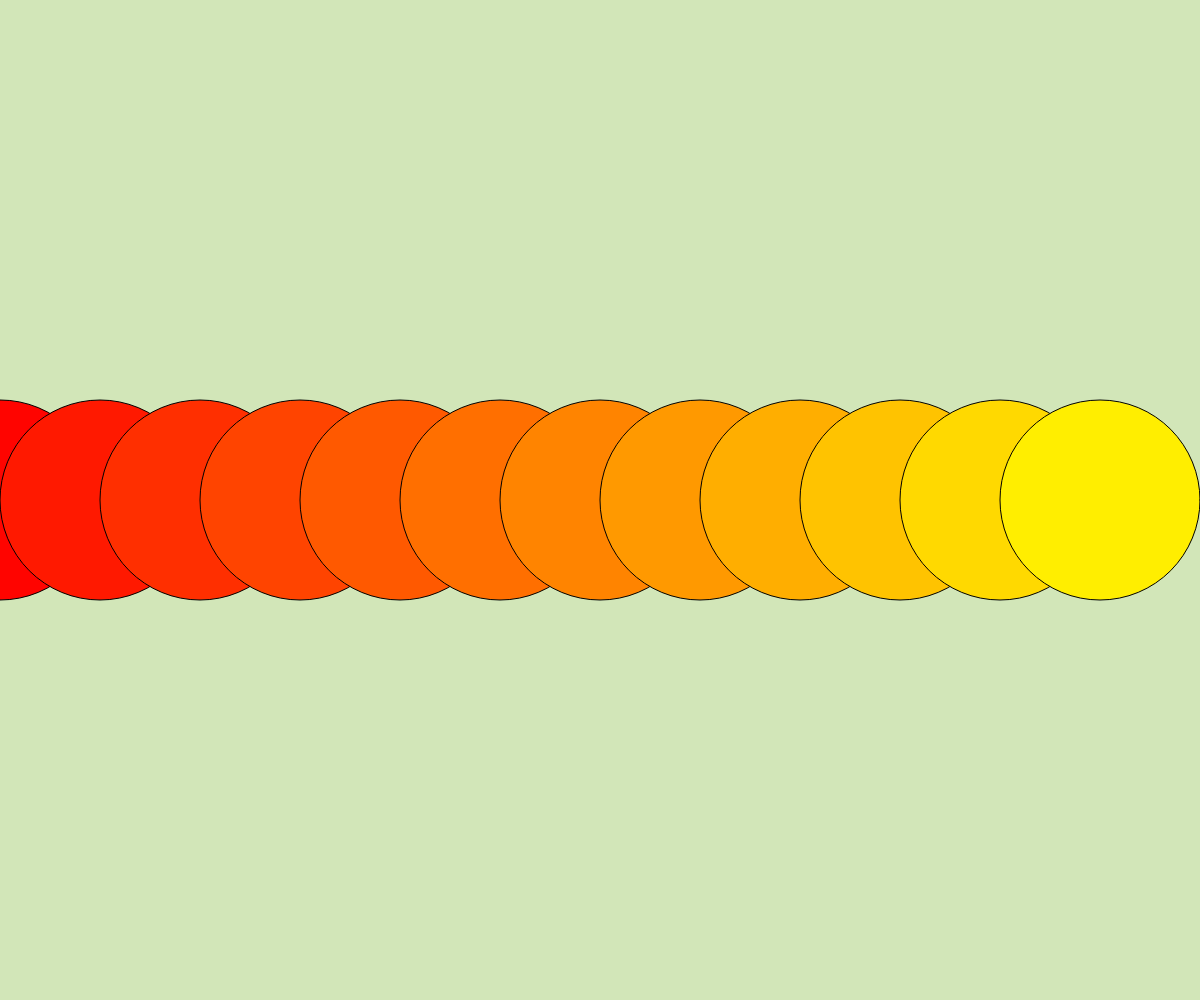
Frame 1 (no input)
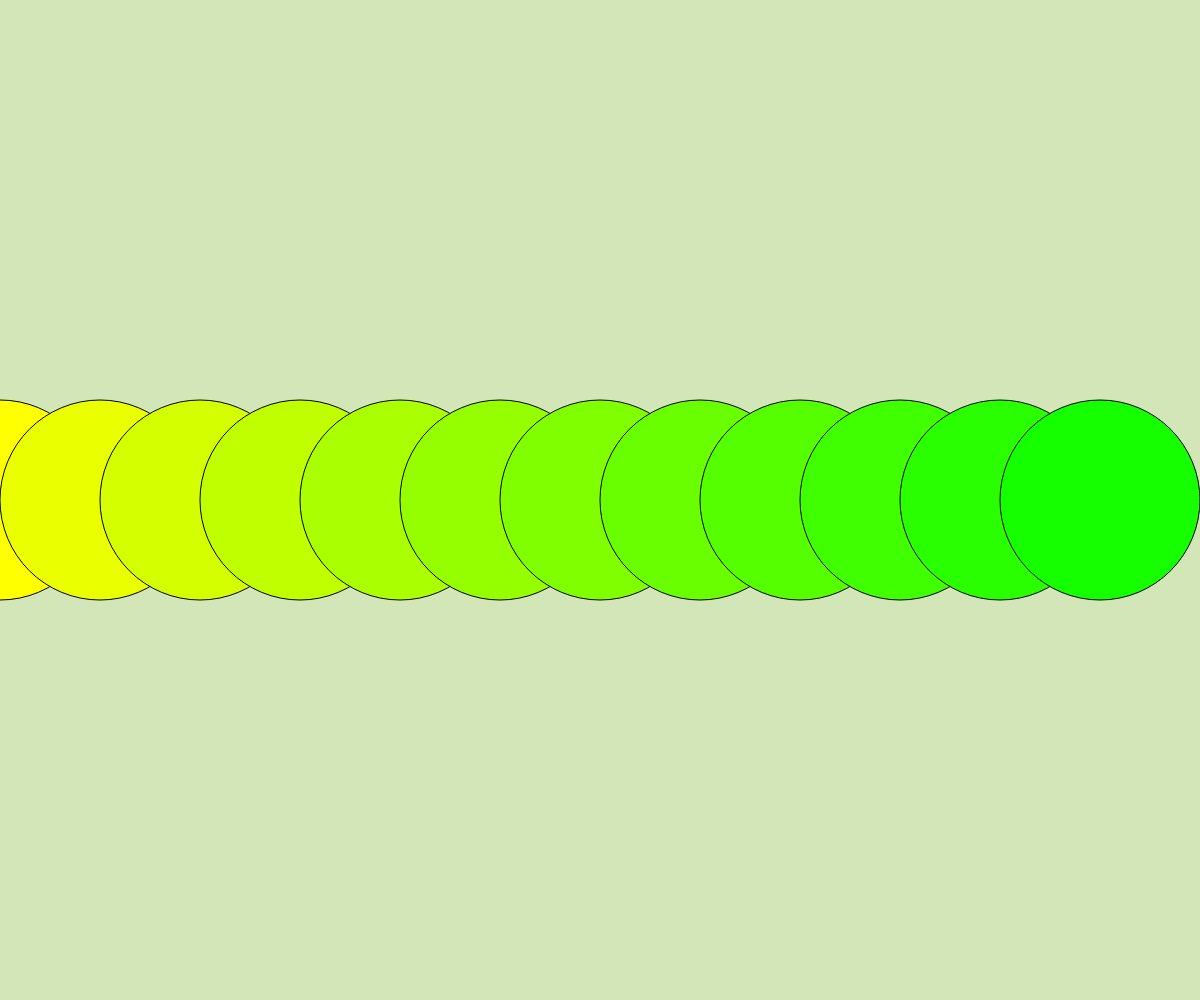
Frame 60 (no input)
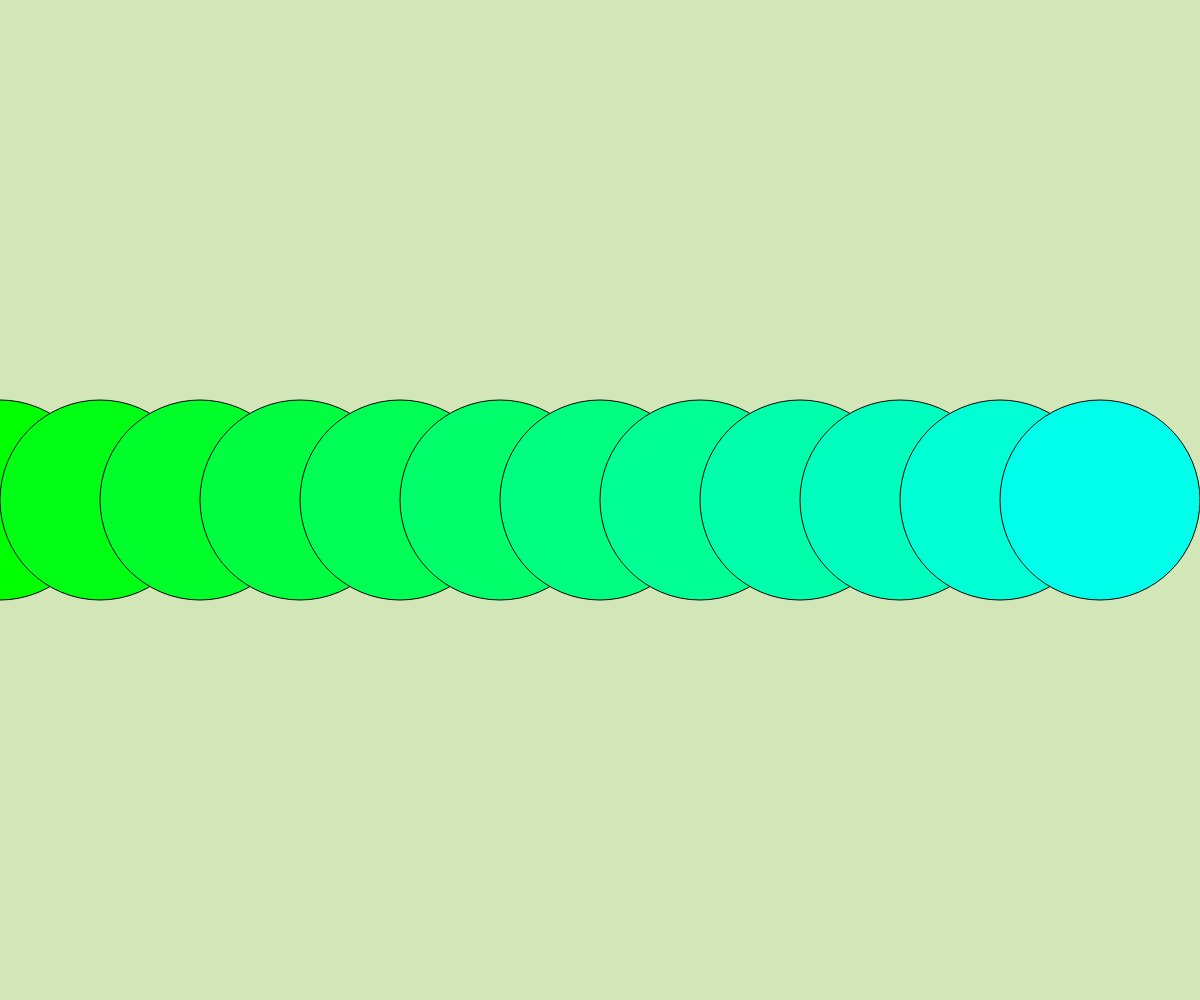
Frame 120 (the mouse pressed at the canvas centre since frame 60)

The p5.js sketch that drew these frames (run headless with seeded random() and noise() and a simulated clock; from frame 60 on, the mouse is pressed at the canvas centre):

// p5.js sketch
// ── sketch.js
function setup() {
  createCanvas(windowWidth, windowHeight);
  colorMode(HSB, 360, 100, 100, 1);
}

function draw() {
  background(85, 20, 90);
  for (let i = 0; i < width; i += 100) {
    var clr = color((frameCount + i / width * 60) % 360, 100, 100);
    // clr.setAlpha(i / width);
    fill(clr);
    ellipse(i, height / 2, 200, 200);
  }
}
